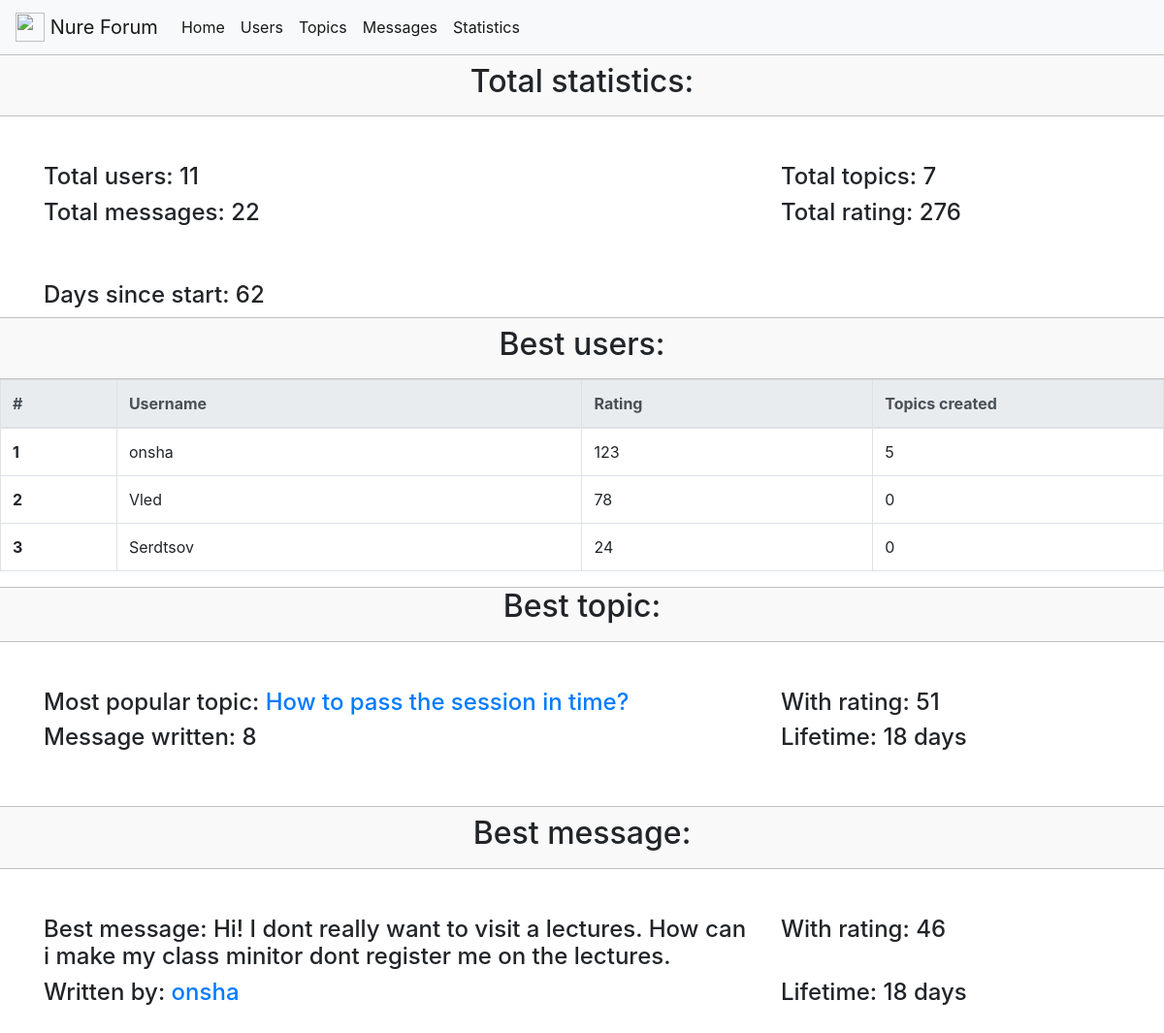
/statistics/, run on an earlier commit of the app's database.
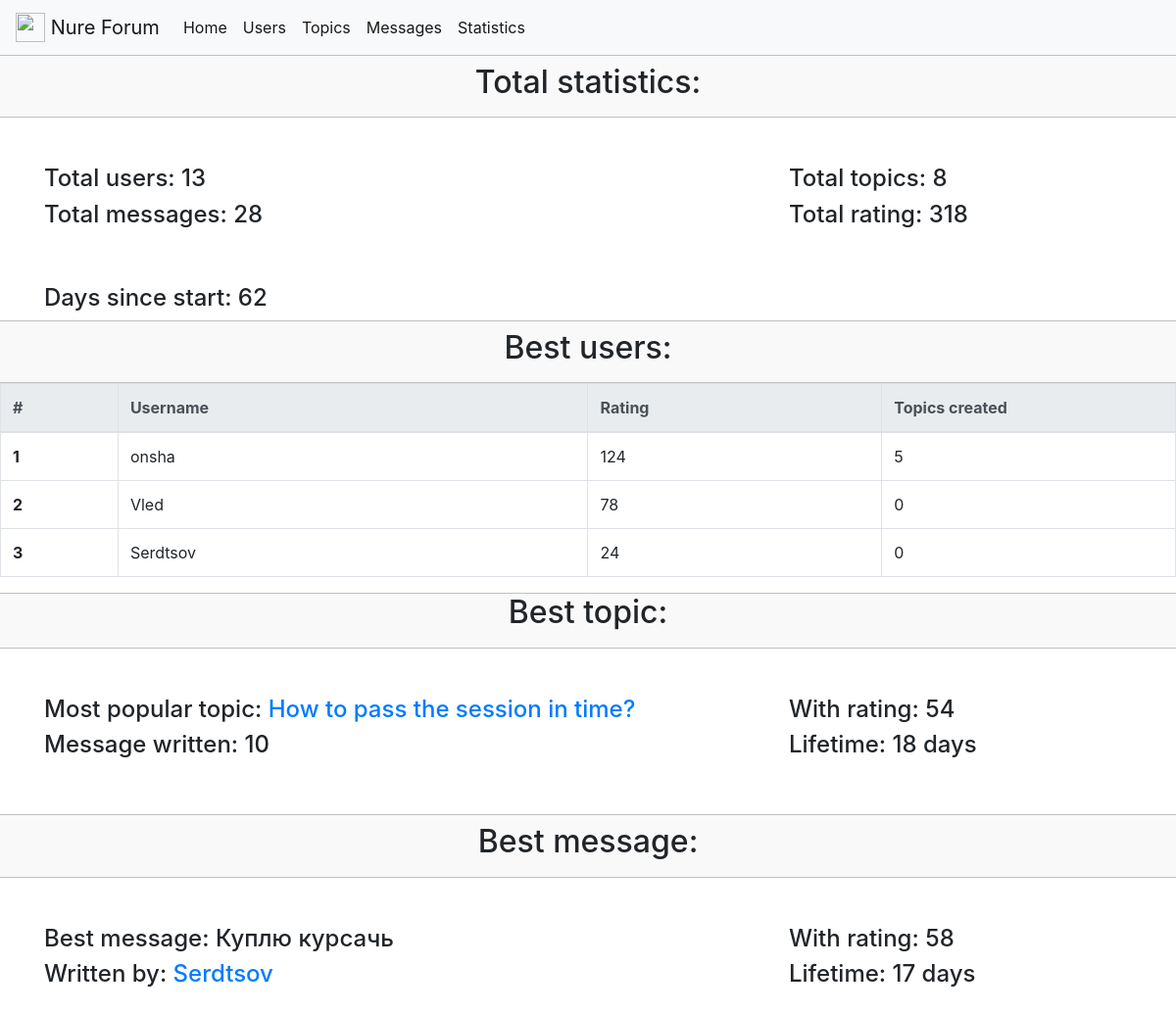
And on a later commit of the database.
### forumengine/models.py (models this page shows, shortened)
class ForumUser(User):
    user_id = models.AutoField(primary_key=True)
    rating = models.IntegerField(blank=False, null=False, default=0)
    def __str__(self):
        return self.username
    def get_absolute_url(self):
        return reverse('user_detail_url', kwargs={'id': self.id})

class Message(models.Model):
    message_id = models.AutoField(primary_key=True)
    body = models.TextField(blank=False, null=False)
    date_of_pub = models.DateTimeField(auto_now_add=True)
    rating = models.IntegerField(blank=False, null=False, default=0)
    author = models.ForeignKey(ForumUser, on_delete=models.CASCADE, blank=False)
    topic = models.ForeignKey(Topic, on_delete=models.CASCADE, blank=False)
    voted_users = models.ManyToManyField(ForumUser, blank=True, default=None, related_name='voted_users')

### forumengine/views.py (the view)
# urls.py: path('statistics/', Statistics.as_view(), name='statistics_url'),
class Statistics(View):
    def get(self, request):
        users_count = ForumUser.objects.all().count()
        topics_count = Topic.objects.all().count()
        messages_count = Message.objects.all().count()
        rating_count = Message.objects.all().aggregate(Sum('rating'))
        date_of_create = datetime.datetime.now() - datetime.datetime.strptime('2018 10 15', '%Y %m %d')
        max_rating_topic = Topic.objects.all().aggregate(Max('rating'))['rating__max']
        best_topic = Topic.objects.get(rating=max_rating_topic)
        msg_written_topic = Message.objects.filter(topic=best_topic).count()
        best_topic_lifetime = timezone.now() - best_topic.date_of_pub
        max_rating_message = Message.objects.all().aggregate(Max('rating'))['rating__max']
        best_message = Message.objects.get(rating=max_rating_message)
        best_message_lifetime = timezone.now() - best_message.date_of_pub
        top3_users = ForumUser.objects.all().order_by('-rating')[0:3]
        msg_written, topics_created = [], []
        for user in top3_users:
            msg_written.append(Message.objects.filter(author=user).count())
            topics_created.append(Topic.objects.filter(author=user).count())
        print(topics_created)
        print(topics_created)
        print(topics_created)
        print(topics_created)
        context = {
            'users_count': users_count,
            'topics_count': topics_count,
            'messages_count': messages_count,
            'rating_count': rating_count['rating__sum'],
            'date_of_create': date_of_create.days,
            'top3_users': top3_users,
            'msg_written': msg_written,
            'topics_created': topics_created,
            'best_topic': best_topic,
            'max_rating_topic': max_rating_topic,
            'msg_written_topic': msg_written_topic,
            'best_topic_lifetime': best_topic_lifetime.days,
            'max_rating_message': max_rating_message,
            'best_message': best_message.body,
            'best_message_lifetime': best_message_lifetime.days,
            "best_message_author": best_message.author
        }
        return render(request, 'forumengine/statistics_template.html', context=context)

### forumengine/models.py (called while the page is built)
    def __str__(self):
        return self.title

    def get_absolute_url(self):
        return reverse('topic_detail_view', kwargs={'slug': self.slug})

### forumengine/templates/forumengine/statistics_template.html (shortened to what this page needs)
{% extends 'base.html'%}
{% load users_list_extras %}
{%block content%}
<div class="container-fluid title-container">
    <h2 class="text-center mt-2 mb-3">Total statistics: </h2>
</div>
<div class="container container-fluid mt-5">
    <div class="row">
        <div class="col-8"><h4>Total users: {{users_count}}</h4></div>
        <div class="col"><h4>Total topics: {{topics_count}}</h4></div>
    </div>
    <div class="row mb-5">
        <div class="col-8"><h4>Total messages: {{messages_count}}</h4></div>
        <div class="col"><h4>Total rating: {{rating_count}}</h4></div>
    </div>
    <div class="row">
        <div class="col"><h4>Days since start: {{date_of_create}}</h4></div>
    </div>
</div>
<div class="container-fluid title-container">
    <h2 class="text-center mt-2 mb-3">Best users: </h2>
</div>
<table class="table table-lg table-bordered table-hover ">
    <thead class="thead-light">
    <tr>
        <th scope="col" style="width:10%">#</th>
        <th scope="col" style="width:40%">Username</th>
        <th scope="col" style="width:25%">Rating</th>
        <th scope="col" style="width:25%">Topics created</th>
    </tr>
    </thead>
    <tbody>
    <tr>
        <th scope="row">1</th>
        <td>{{top3_users.0.username}}</td>
        <td>{{top3_users.0.rating}}</td>
        <td>{{topics_created.0}}</td>
    </tr>
    <tr>
        <th scope="row">2</th>
        <td>{{top3_users.1.username}}</td>
        <td>{{top3_users.1.rating}}</td>
        <td>{{topics_created.1}}</td>
    </tr>
    <tr>
        <th scope="row">3</th>
        <td>{{top3_users.2.username}}</td>
        <td>{{top3_users.2.rating}}</td>
        <td>{{topics_created.2}}</td>
    </tr>
    </tbody>
</table>
<div class="container-fluid title-container">
    <h2 class="text-center mb-3">Best topic: </h2>
</div>
<div class="container container-fluid mt-5 mb-5">
    <div class="row">
        <div class="col-8"><h4>Most popular topic: <a href="{{ best_topic.get_absolute_url }}">{{best_topic}}</a></h4>
        </div>
        <div class="col"><h4>With rating: {{max_rating_topic}}</h4></div>
    </div>
    <div class="row">
        <div class="col-8"><h4>Message written: {{msg_written_topic}}</h4></div>
        <div class="col"><h4>Lifetime: {{best_topic_lifetime}} days</h4></div>
    </div>
</div>
<div class="container-fluid title-container">
    <h2 class="text-center mt-2 mb-3">Best message: </h2>
</div>
<div class="container container-fluid mt-5 mb-5">
    <div class="row">
        <div class="col-8"><h4>Best message: {{best_message}}</h4></div>
        <div class="col"><h4>With rating: {{max_rating_message}}</h4></div>
    </div>
    <div class="row">
        <div class="col-8"><h4>Written by: <a
                href="{{best_message_author.get_absolute_url}}">{{best_message_author}}</a></h4></div>
        <div class="col"><h4>Lifetime: {{best_message_lifetime}} days</h4></div>
    </div>
</div>
{%endblock%}

What changed in the data, as far as the page shows it:
no longer on this page (row unchanged): Message: body "Hi! I dont really want to visit a lectures. How can i make my class minitor dont register me on the lectures."
changed ForumUser (number 1 of 3 on the later page): rating "123" → "124"
now on this page (row edited): Message: body "Куплю курсачь"
Also different on the page:
{{ users_count }}: "11" → "13"
{{ topics_count }}: "7" → "8"
{{ messages_count }}: "22" → "28"
{{ rating_count }}: "276" → "318"
{{ max_rating_topic }}: "51" → "54"
{{ msg_written_topic }}: "8" → "10"
{{ max_rating_message }}: "46" → "58"
{{ best_message_author }}: "onsha" → "Serdtsov"
{{ best_message_lifetime }}: "18" → "17"
